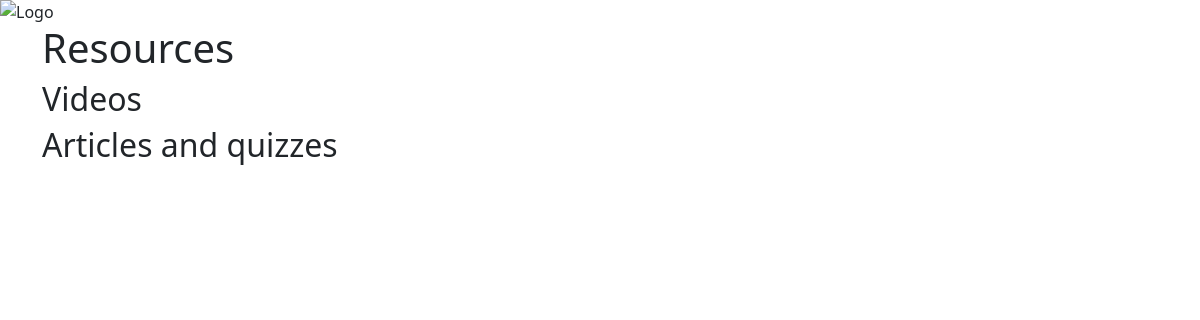
The app's page /resources/, older data.
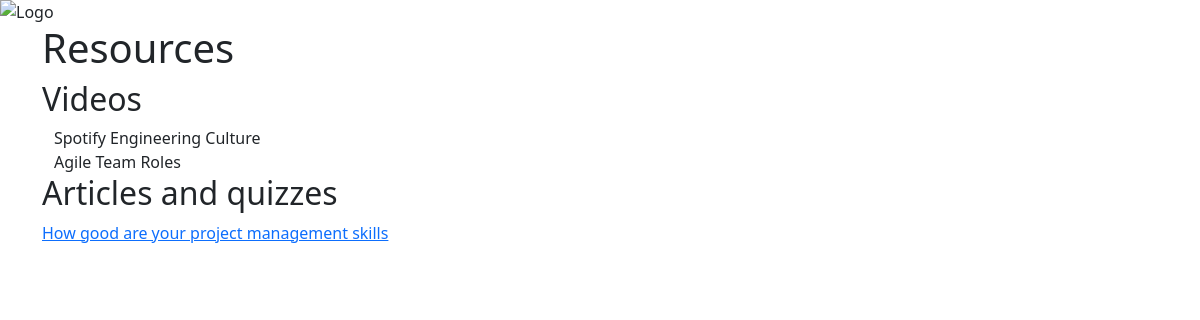
The same page, newer data.
### projectmanagement/models.py (models this page shows, shortened)
class Video (models.Model):
    title = models.CharField(max_length = 100)
    added = models.DateTimeField(auto_now_add = True)
    url = EmbedVideoField()
    class Meta:
        ordering = ['-added']

class Article (models.Model):
    title = models.CharField(max_length = 100)
    added = models.DateTimeField(auto_now_add = True)
    url = models.CharField(max_length = 100)
    class Meta:
        ordering = ['-added']

### projectmanagement/views.py (the view)
# urls.py: path('resources/', views.resources,  name='resources'),
def resources (request):
    videos = Video.objects.all()
    articles = Article.objects.all()
    return render(request, 'projectmanagement/resources.html', context={'videos':videos, 'articles':articles})

### projectmanagement/templates/projectmanagement/resources.html (shortened to what this page needs)
{% extends "base.html" %}
{% load embed_video_tags %}
{% load static %}
{% block content %}
<div class="container">
<h1>Resources</h1>
<h2>Videos</h2>
<div class="container">
{% for item in videos %}
<div>
{{ item.title }} </div>
{% endfor %}
</div>
<h2>Articles and quizzes</h2>
{% for item in articles %}
<a href="{{ item.url }}" target="_blank">{{ item.title }}</a>
{% endfor %}
      </div>
{% endblock %}

### projectmanagement/templates/base.html (shortened to what this page needs)
{% load static %}
<html lang="en">
<head>
</head>
<body>
    <img src="{% static 'images/sitelogo.png' %}" alt="Logo">
    <link rel="stylesheet" href="{% static 'main.css' %}">
<link href="https://cdn.jsdelivr.net/npm/bootstrap@5.3.3/dist/css/bootstrap.min.css" rel="stylesheet">
    {% block content %}{% endblock %}
</body>
</html>

Row changes from the older to the newer data that the page shows:
added Video: title "Spotify Engineering Culture"
added Video: title "Agile Team Roles"
added Article: title "How good are your project management skills"
